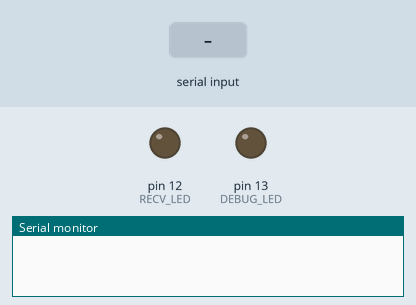
Recording of a sketch running on a simulated Arduino Uno, built with avr-gcc and run on an emulated ATmega328P. Shown: output pins drawn as LEDs (lit = HIGH), the last lines printed to the serial monitor. The inputs (shaded band) are chosen by the test bench.

Above: at 1.2 s.
1.3 s: "X" received over Serial
At 1.7 s:
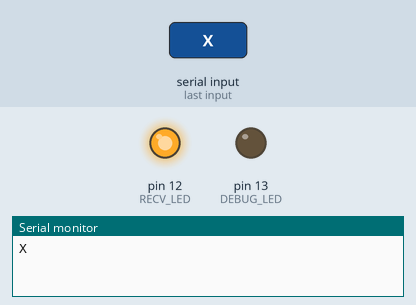
3.8 s: "1" received over Serial
At 5.5 s:
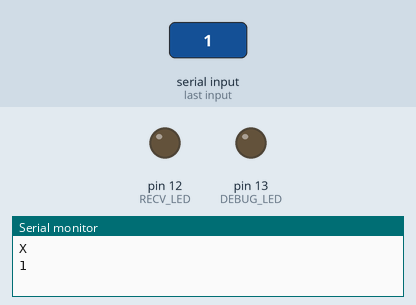
Timing chart, 0 to 7.0 s (numbered marks = the images above; inputs shaded):
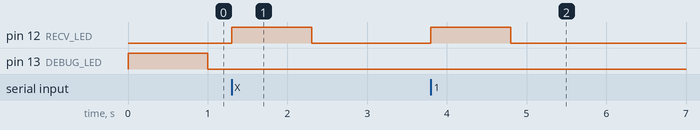

Measured:
- after the input at 1.3 s, pin 12 (RECV_LED): LOW → HIGH at once, → LOW 1.0 s later
- after the input at 3.8 s, pin 12 (RECV_LED): LOW → HIGH at once, → LOW 1.0 s later

The sketch:

XBee_Recv_test.ino
```cpp
#define RECV_LED 12
#define DEBUG_LED 13

void setup() {
  pinMode(RECV_LED, OUTPUT);
  pinMode(DEBUG_LED, OUTPUT);
  Serial.begin(9600);
}

int ontime = 0;
int debug_time = 0;

void loop() {
  char value;
  if (Serial.available()) {
    value = Serial.read();

    Serial.print(value);
    if (value == 'X') Serial.println();

    digitalWrite(RECV_LED, HIGH);
    ontime = millis();
  } else {
    if (millis() - ontime > 1000) {
      digitalWrite(RECV_LED, LOW);
    }
  }

  int elapsed = millis() - debug_time;
  if (debug_time == 0) {
    digitalWrite(DEBUG_LED, HIGH);
    debug_time = millis();
  } else if (elapsed > 1000 && elapsed < 2000) {
    digitalWrite(DEBUG_LED, LOW);
  } else if (elapsed > 2000) {
    elapsed = 0;
  }
}
```
